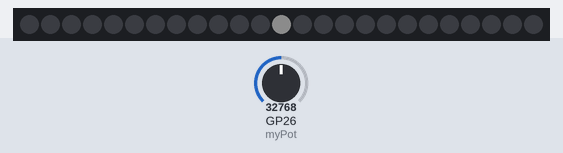
Simulated run of this program. Board: Raspberry Pi Pico running MicroPython. On the bench: 25 RGB LEDs in strip order, left to right. Inputs (shaded band) come from the test bench; at power-on: GP26 (myPot) = 32768 (analog values on the 0–65535 scale). Dim RGB values are drawn brighter than linear; what the program prints to the serial console is not drawn.

Above: at 0.15 s.
At 0.76 s:
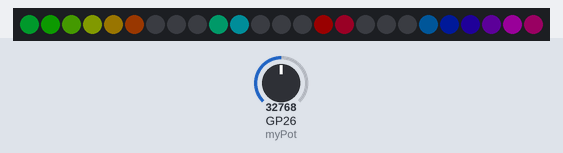
1.3 s: GP26 (myPot) set to 7864
At 1.66 s:
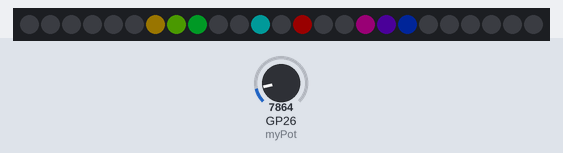

The program:

color_wheel_with_5x5_matrix.py
```python
# Lesson 53 McWhorter's Pico W Course
# Use 5x5 NeoPixel Matrix
# Lori Pfahler
# January 2024

# import modules - using neopixel library that is built in
import neopixel
from machine import Pin
from utime import sleep

# setup neopixel matrix
matrixPin = 16
nPixels = 25
myMatrix = neopixel.NeoPixel(Pin(matrixPin), nPixels)

# setup potentiometer to control speed of scanning
myPot = machine.ADC(26)

# delay times
fastDelay = 0.1
slowDelay = 0.5
# slope for equation to link delayTime to potValue
slope = (slowDelay - fastDelay)/65535

# color dictionary
colors = {
    'RED'              : (255, 0, 0),
    'GREEN'            : (0, 255, 0),
    'BLUE'             : (0, 0, 255),
    'CYAN'             : (0, 255, 255),
    'MAGENTA'          : (255, 0, 255),
    'YELLOW'           : (255, 255, 0),
    'ORANGE'           : (255, 128, 0),
    'WHITE'            : (255, 255, 255),
    'BLACK'            : (0, 0, 0),
    }


# hue to rgb function; i.e. color wheel to RGB Code
def hue2rgb(deg):
    slope = 255/60
    if deg < 0 or deg > 360:
        deg = deg % 360
    if deg < 60:
        return (255, int(deg * slope), 0)
    elif deg < 120:
        return (int(255 - (deg - 60) * slope), 255, 0)
    elif deg < 180:
        return (0, 255, int((deg - 120) * slope))
    elif deg < 240:
        return (0, int(255 - (deg - 180) * slope), 255)
    elif deg < 300:
        return (int((deg - 240) * slope), 0, 255)
    else:
        return (255, 0, int(255 - (deg - 300) * slope))


# create a brightness function to adjusted rgb codes
def brightness(color_rgb, level = 0.2):
    adj_rgb = tuple(int(code * level) for code in color_rgb)
    return adj_rgb

# create a clear neopixel object function
def clear(neo_object):
     neo_object.fill(colors['BLACK'])
     neo_object.write()


# define the outer, inner and middle "squares" for the animation
outer_square = [14, 5, 4, 3, 2, 1, 0, 9, 10, 19, 20, 21, 22, 23, 24, 15]
inner_square = [13, 6, 7, 8, 11, 18, 17, 16]
middle_pixel = 12

try:
    while True:
        # read potentiometer and calculate delay time
        potValue = myPot.read_u16()
        delayTime = (slope * potValue) + fastDelay
        print(f'potValue: {potValue:5d}, delayTime: {delayTime:4.2f}', end = '\r')

        # clear matrix
        clear(myMatrix)

        # turn on middle pixel
        myMatrix[middle_pixel] = brightness(colors['WHITE'], level = 0.05)
        myMatrix.write()

        sleep(delayTime)

        # clear matrix
        clear(myMatrix)

        # turn on inner square
        hue = 0
        for pixel in inner_square:
            myMatrix[pixel] = brightness(hue2rgb(hue), level = 0.1)
            hue += 45
        myMatrix.write()

        sleep(delayTime)

        # clear matrix
        clear(myMatrix)

        # turn on outer square
        hue = 0
        for pixel in outer_square:
            myMatrix[pixel] = brightness(hue2rgb(hue), level = 0.1)
            hue += 23
        myMatrix.write()

        sleep(delayTime)

        # Go backwards now

        # clear matrix
        clear(myMatrix)

        # turn on inner square
        hue = 0
        for pixel in inner_square:
            myMatrix[pixel] = brightness(hue2rgb(hue), level = 0.1)
            hue += 45
        myMatrix.write()

        sleep(delayTime)

except KeyboardInterrupt:
    # turn matrix off
    clear(myMatrix)
```
